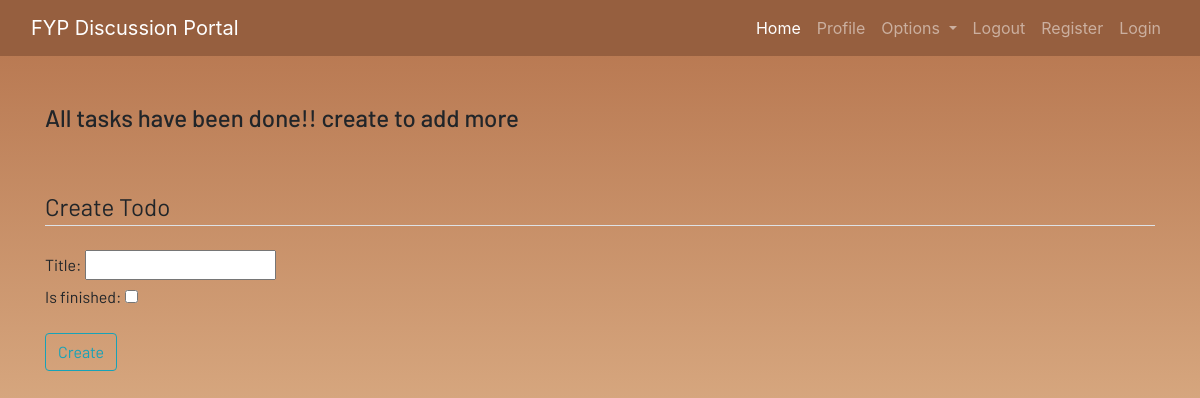
/todo (signed in), run on an earlier commit of the app's database.
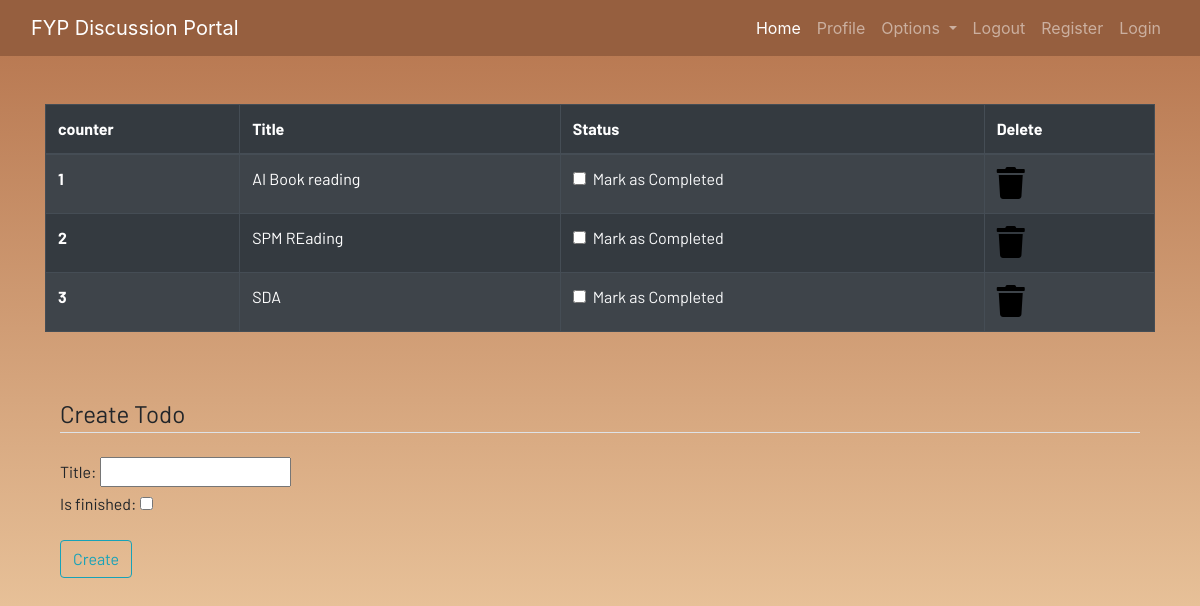
And on a later commit of the database.
### dashboard/models.py (models this page shows)
class Todo(models.Model):
    user=models.ForeignKey(User,on_delete=models.CASCADE)
    title=models.CharField(max_length=200)
    is_finished=models.BooleanField(default=False)

### dashboard/views.py (the view)
# urls.py: path('todo',views.todo, name="todo"),
def todo(request):
    if request.method == 'POST':
        form =TodoForm(request.POST)
        if form.is_valid():
            try:
                finished=request.POST["is_finished"]
                if finished =='on':
                    finished =True
                else:
                    finished=False
            except:
                    finished=False
            todos=Todo(
                    user=request.user,
                    title=request.POST['title'],
                    is_finished=finished
                )
            todos.save()
            messages.success(request,f"Todo added from {request.user.username} successfully")
    else:
        form=TodoForm()
    todo=Todo.objects.filter(user=request.user)
    if len(todo)== 0:
        todos_done=True
    else:
        todos_done=False
    context={
        'form':form,
        'todos':todo,
        'todos_done':todos_done
    }
    return render(request,'dashboard/todo.html',context)

### dashboard/forms.py
class TodoForm(forms.ModelForm):
    class Meta:
        model=Todo
        fields=['title','is_finished']

### dashboard/templates/dashboard/todo.html (shortened to what this page needs)
{% extends 'dashboard/base.html' %} {% load static %} {% block content %}
<div class="container">
  {% if not todos_done %}
  <table class="table table-striped table-bordered table-hover table-dark">
    <thead>
      <tr>
        <th scope="col">counter</th>
        <th scope="col">Title</th>
        <th scope="col">Status</th>
        <th scope="col">Delete</th>
      </tr>
    </thead>
    <tbody>
      {% for todo in todos %}
      <tr>
        <th scope="row">{{forloop.counter}}</th>
        <td>{{todo.title}}</td>
        <td>
          <a href="{% url 'update_todo' todo.id %}">
            <div class="form-check">
              {% if todo.is_finished == True %}
              <input
                class="form-check-input"
                type="checkbox"
                value=""
                checked
              />
              {% else %}
              <input class="form-check-input" type="checkbox" value="" />
              {% endif %}
              <label class="form-check-label text-light" for="flexCheckDefault">
                Mark as Completed
              </label>
            </div>
          </a>
        </td>
        <td>
          <a href="{% url "delete_todo" todo.id %}"><i class="fa fa-trash fa-2x"></i></a>
        </td>
      </tr>
      {% endfor %}
    </tbody>
  </table>
  {% else %}
  <h4>All tasks have been done!! create to add more</h4>
</div>
{% endif %}
<br /><br />
<div class="container">
  <form method="POST">
    <fieldset class="form-group">
      <legend class="border-bottom mb-4">Create Todo</legend>
      {{form}}
    </fieldset>
    <div class="form-group">
      <button href="" class="btn btn-outline-info" type="submit">Create</button>
    </div>
  </form>
</div>
{% endblock content %}

What changed in the data, as far as the page shows it:
added Todo: title "AI Book reading"
added Todo: title "SPM REading"
added Todo: title "SDA"
Also different on the page:
text no longer shown: "All tasks have been done!! create to add more"
text now shown: "counter Title Status Delete"
